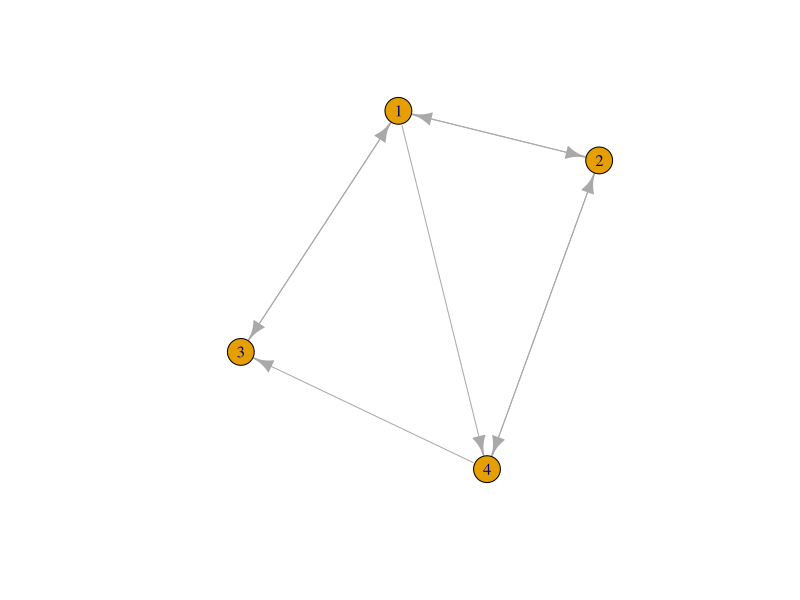

This figure's R source:
# 1. Assume a tiny version of web with 4 web pages and edges between them and apply
# (a) Topic Sensitive Page rank algorithm

library(igraph)
web <- graph(edges=c(1,2, 2,1, 1,3, 3,1, 1,4, 4,2, 2,4, 4,3), n=4, directed=TRUE)
print(web)
plot(web)

mt <- stochastic_matrix(web)
mt <- t(as.matrix(mt))
v <- as.matrix(c(1/4, 1/4, 1/4, 1/4))
diff <- matrix(Inf, nrow=4, ncol=1)

beta <- 0.8
#Let the teleport set S={2,4}
es <- c(0, 1, 0, 1)
mt <- beta*mt
t2 <- ((1-beta)*es)/2
while(abs(max(diff)) > 0.001){
  new_v <- (mt %*% v) + t2
  diff <- new_v - v
  v <- new_v
}
print("Topic Sensitive Rank:")
print(v)